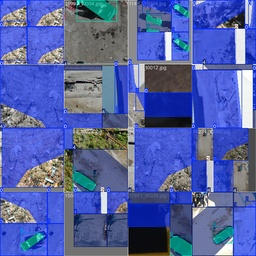
#> input picture rescuenet_seg_production3/train_batch0.jpg, 256 x 256 px, shrunk from 1920 x 1920 before the run
$ python run_pairwise_sweep.py --image1 ../rescuenet_seg_production3/train_batch0.jpg --image2 ../rescuenet_seg_production3/train_batch1.jpg
#> lines starting #> are read from the running program, lines starting #| are printed output that depends on the picture
### src/stitchwise/config.py
from __future__ import annotations

from dataclasses import dataclass
from pathlib import Path
from typing import Any

import yaml


@dataclass
class StitchingConfig:
    data_dir: str
    output_dir: str
    image1: str
    image2: str
    resize_max_dim: int
    feature_type: str
    sift_nfeatures: int
    knn_k: int
    ratio_test: float
    ransac_reproj_threshold: float
    ransac_confidence: float
    ransac_max_iters: int
    min_inliers: int
    max_draw_matches: int


def _nested_get(data: dict[str, Any], keys: tuple[str, ...], default: Any) -> Any:
    cur: Any = data
    for key in keys:
        if not isinstance(cur, dict) or key not in cur:
            return default
        cur = cur[key]
    return cur


def load_config(config_path: str | Path) -> StitchingConfig:
    config_path = Path(config_path)
    if not config_path.exists():
        raise FileNotFoundError(f"Config file not found: {config_path}")

    with config_path.open("r", encoding="utf-8") as f:
        raw = yaml.safe_load(f) or {}

    return StitchingConfig(
        data_dir=str(_nested_get(raw, ("paths", "data_dir"), "data")),
        output_dir=str(_nested_get(raw, ("paths", "output_dir"), "outputs/pairwise")),
        image1=str(_nested_get(raw, ("pair", "image1"), "001.JPG")),
        image2=str(_nested_get(raw, ("pair", "image2"), "002.JPG")),
        resize_max_dim=int(_nested_get(raw, ("preprocess", "resize_max_dim"), 1600)),
        feature_type=str(_nested_get(raw, ("features", "type"), "sift")).lower(),
        sift_nfeatures=int(_nested_get(raw, ("features", "sift_nfeatures"), 4000)),
        knn_k=int(_nested_get(raw, ("matching", "knn_k"), 2)),
        ratio_test=float(_nested_get(raw, ("matching", "ratio_test"), 0.75)),
        ransac_reproj_threshold=float(_nested_get(raw, ("geometry", "ransac_reproj_threshold"), 4.0)),
        ransac_confidence=float(_nested_get(raw, ("geometry", "ransac_confidence"), 0.995)),
        ransac_max_iters=int(_nested_get(raw, ("geometry", "ransac_max_iters"), 5000)),
        min_inliers=int(_nested_get(raw, ("geometry", "min_inliers"), 20)),
        max_draw_matches=int(_nested_get(raw, ("debug", "max_draw_matches"), 200)),
    )

### src/stitchwise/io_utils.py
from __future__ import annotations

import json
from pathlib import Path

import cv2
import numpy as np


def ensure_dir(path: str | Path) -> Path:
    p = Path(path)
    p.mkdir(parents=True, exist_ok=True)
    return p


def resolve_image_path(image_ref: str | Path, data_dir: str | Path) -> Path:
    candidate = Path(image_ref)
    if candidate.exists():
        return candidate
    candidate = Path(data_dir) / str(image_ref)
    if candidate.exists():
        return candidate
    raise FileNotFoundError(f"Image not found: {image_ref}")


def load_image(image_path: str | Path) -> np.ndarray:
    image_path = Path(image_path)
    img = cv2.imread(str(image_path), cv2.IMREAD_COLOR)
    if img is None:
        raise ValueError(f"Failed to read image: {image_path}")
    return img


def save_image(image_path: str | Path, image: np.ndarray) -> None:
    image_path = Path(image_path)
    ensure_dir(image_path.parent)
    ok = cv2.imwrite(str(image_path), image)
    if not ok:
        raise ValueError(f"Failed to save image: {image_path}")


def save_json(json_path: str | Path, data: dict) -> None:
    json_path = Path(json_path)
    ensure_dir(json_path.parent)
    with json_path.open("w", encoding="utf-8") as f:
        json.dump(data, f, indent=2)


def resize_by_max_dim(image: np.ndarray, max_dim: int) -> tuple[np.ndarray, float]:
    if max_dim <= 0:
        return image, 1.0
    h, w = image.shape[:2]
    cur_max = max(h, w)
    if cur_max <= max_dim:
        return image, 1.0
    scale = max_dim / float(cur_max)
    new_w = int(round(w * scale))
    new_h = int(round(h * scale))
    resized = cv2.resize(image, (new_w, new_h), interpolation=cv2.INTER_AREA)
    return resized, scale


# [13 lines left out: functions _sort_key, list_images, not called in this run]

### src/stitchwise/pipeline_pairwise.py
from __future__ import annotations

from pathlib import Path

from .blending import blend_images
from .config import StitchingConfig
from .debug_viz import draw_matches
from .features import detect_and_describe
from .geometry import estimate_homography
from .io_utils import (
    ensure_dir,
    load_image,
    resolve_image_path,
    resize_by_max_dim,
    save_image,
    save_json,
)
from .matching import match_descriptors
from .warping import warp_two_images


def _run_pairwise(cfg: StitchingConfig) -> dict:
    image1_path = resolve_image_path(cfg.image1, cfg.data_dir)
    image2_path = resolve_image_path(cfg.image2, cfg.data_dir)

    img1 = load_image(image1_path)
    img2 = load_image(image2_path)

    img1_proc, scale1 = resize_by_max_dim(img1, cfg.resize_max_dim)
    img2_proc, scale2 = resize_by_max_dim(img2, cfg.resize_max_dim)

    kp1, desc1 = detect_and_describe(img1_proc, cfg)
    kp2, desc2 = detect_and_describe(img2_proc, cfg)

    knn_matches, raw_primary, good_matches = match_descriptors(desc1, desc2, cfg)

    H_2_to_1 = None
    inlier_mask = []
    inlier_matches = []
    failure_reason = ""

    if len(good_matches) < 4:
        failure_reason = f"Not enough good matches: {len(good_matches)}"
    else:
        H_2_to_1, inlier_mask = estimate_homography(kp1, kp2, good_matches, cfg)
        if H_2_to_1 is None:
            failure_reason = "Homography estimation failed."
        else:
            inlier_matches = [m for m, keep in zip(good_matches, inlier_mask) if keep]
            if len(inlier_matches) < cfg.min_inliers:
                failure_reason = f"Inlier count too low: {len(inlier_matches)} < {cfg.min_inliers}"

    inlier_count = len(inlier_matches) if inlier_matches else int(sum(inlier_mask)) if len(inlier_mask) else 0
    inlier_ratio = float(inlier_count / max(len(good_matches), 1))

    compute_warp_preview = bool(getattr(cfg, "compute_warp_preview", True))
    warping_preview = None
    if H_2_to_1 is not None and compute_warp_preview:
        try:
            base_canvas, warped_image, mask_base, mask_warped = warp_two_images(img1_proc, img2_proc, H_2_to_1)
            warping_preview = blend_images(base_canvas, warped_image, mask_base, mask_warped)
        except Exception as exc:
            if not failure_reason:
                failure_reason = f"Warping failed: {exc}"

    raw_vis    = draw_matches(img1_proc, kp1, img2_proc, kp2, raw_primary,    max_draw=cfg.max_draw_matches)
    good_vis   = draw_matches(img1_proc, kp1, img2_proc, kp2, good_matches,   max_draw=cfg.max_draw_matches)
    inlier_vis = draw_matches(img1_proc, kp1, img2_proc, kp2, inlier_matches, max_draw=cfg.max_draw_matches)

    success = (failure_reason == "") and (
        (warping_preview is not None) if compute_warp_preview else (H_2_to_1 is not None)
    )

    stats_core = {
        "image1": str(image1_path),
        "image2": str(image2_path),
        "image1_processed_shape": list(img1_proc.shape),
        "image2_processed_shape": list(img2_proc.shape),
        "resize_scale_image1": scale1,
        "resize_scale_image2": scale2,
        "keypoints_image1": len(kp1),
        "keypoints_image2": len(kp2),
        "raw_match_count": len(knn_matches),
        "good_match_count": len(good_matches),
        "inlier_count": inlier_count,
        "inlier_ratio": inlier_ratio,
        "homography_2_to_1": H_2_to_1.tolist() if H_2_to_1 is not None else None,
        "warp_preview_computed": compute_warp_preview,
        "success_or_failure": "success" if success else "failure",
        "failure_reason": "" if success else failure_reason,
    }
    return {
        "success": success,
        "failure_reason": failure_reason,
        "stats_core": stats_core,
        "raw_vis": raw_vis,
        "good_vis": good_vis,
        "inlier_vis": inlier_vis,
        "warping_preview": warping_preview,
    }


def _save_pair_outputs(cfg: StitchingConfig, debug: dict) -> dict:
    pair_name = f"{Path(cfg.image1).stem}_{Path(cfg.image2).stem}"
    out_dir = ensure_dir(Path(cfg.output_dir) / pair_name)

    raw_path     = out_dir / "raw_matches.jpg"
    good_path    = out_dir / "good_matches.jpg"
    inlier_path  = out_dir / "inlier_matches.jpg"
    preview_path = out_dir / "warping_preview.jpg"
    stats_path   = out_dir / "stats.json"

    save_image(raw_path,    debug["raw_vis"])
    save_image(good_path,   debug["good_vis"])
    save_image(inlier_path, debug["inlier_vis"])

    preview = debug["warping_preview"] if debug["warping_preview"] is not None else debug["good_vis"]
    save_image(preview_path, preview)
    save_image(out_dir / "stitched.jpg", preview)

    stats = dict(debug["stats_core"])
    stats.update({
        "output_dir": str(out_dir),
        "raw_matches_viz": str(raw_path),
        "good_matches_viz": str(good_path),
        "inlier_matches_viz": str(inlier_path),
        "warping_preview": str(preview_path),
        "stitched_result": str(out_dir / "stitched.jpg"),
    })
    save_json(stats_path, stats)
    return stats


def stitch_pair(cfg: StitchingConfig) -> dict:
    debug = _run_pairwise(cfg)
    stats = _save_pair_outputs(cfg, debug)
    if not debug["success"]:
        raise RuntimeError(debug["failure_reason"])
    return stats

### src/stitchwise/features.py
from __future__ import annotations

import cv2
import numpy as np

from .config import StitchingConfig


def create_detector(cfg: StitchingConfig):
    if cfg.feature_type != "sift":
        raise ValueError(f"Unsupported feature type: {cfg.feature_type}")
    if not hasattr(cv2, "SIFT_create"):
        raise RuntimeError("OpenCV build does not include SIFT.")
    return cv2.SIFT_create(nfeatures=cfg.sift_nfeatures)


def detect_and_describe(image: np.ndarray, cfg: StitchingConfig):
    detector = create_detector(cfg)
    gray = cv2.cvtColor(image, cv2.COLOR_BGR2GRAY)
    return detector.detectAndCompute(gray, None)

### src/stitchwise/matching.py
from __future__ import annotations

import cv2

from .config import StitchingConfig


def match_descriptors(desc1, desc2, cfg: StitchingConfig):
    if desc1 is None or desc2 is None:
        return [], [], []

    matcher = cv2.BFMatcher(cv2.NORM_L2, crossCheck=False)
    knn_matches = matcher.knnMatch(desc1, desc2, k=cfg.knn_k)

    raw_primary = []
    good_matches = []
    for pair in knn_matches:
        if not pair:
            continue
        raw_primary.append(pair[0])
        if len(pair) < 2:
            continue
        m, n = pair
        if m.distance < cfg.ratio_test * n.distance:
            good_matches.append(m)

    return knn_matches, raw_primary, good_matches

### src/stitchwise/debug_viz.py
from __future__ import annotations

import cv2
import numpy as np


def draw_matches(image1, kp1, image2, kp2, matches, max_draw: int = 200):
    if not matches:
        h1, w1 = image1.shape[:2]
        h2, w2 = image2.shape[:2]
        h = max(h1, h2)
        canvas = np.zeros((h, w1 + w2, 3), dtype=np.uint8)
        canvas[:h1, :w1] = image1
        canvas[:h2, w1 : w1 + w2] = image2
        return canvas

    matches_to_draw = matches[: max_draw if max_draw > 0 else len(matches)]
    vis = cv2.drawMatches(
        image1,
        kp1,
        image2,
        kp2,
        matches_to_draw,
        None,
        flags=cv2.DrawMatchesFlags_NOT_DRAW_SINGLE_POINTS,
    )
    return vis

### src/stitchwise/blending.py
from __future__ import annotations

import numpy as np


def blend_images(base_canvas, warped_image, mask_base, mask_warped, method: str = "feather"):
    if method != "feather":
        raise ValueError(f"Unsupported blend method: {method}")

    w1 = (mask_base.astype(np.float32) / 255.0)[..., None]
    w2 = (mask_warped.astype(np.float32) / 255.0)[..., None]
    denom = w1 + w2
    denom_safe = np.where(denom == 0.0, 1.0, denom)
    blended = (base_canvas.astype(np.float32) * w1 + warped_image.astype(np.float32) * w2) / denom_safe
    blended[denom.squeeze(-1) == 0.0] = 0.0
    return np.clip(blended, 0, 255).astype(np.uint8)

### src/stitchwise/geometry.py
from __future__ import annotations

import cv2
import numpy as np

from .config import StitchingConfig


def estimate_homography(kp1, kp2, matches, cfg: StitchingConfig):
    if len(matches) < 4:
        return None, np.array([], dtype=bool)

    pts1 = np.float32([kp1[m.queryIdx].pt for m in matches]).reshape(-1, 1, 2)
    pts2 = np.float32([kp2[m.trainIdx].pt for m in matches]).reshape(-1, 1, 2)

    H, mask = cv2.findHomography(
        pts2, pts1,
        method=cv2.RANSAC,
        ransacReprojThreshold=cfg.ransac_reproj_threshold,
        maxIters=cfg.ransac_max_iters,
        confidence=cfg.ransac_confidence,
    )
    if H is None or mask is None:
        return None, np.array([], dtype=bool)
    return H, mask.ravel().astype(bool)

### src/stitchwise/warping.py
from __future__ import annotations

import cv2
import numpy as np


def warp_two_images(base_image: np.ndarray, image_to_warp: np.ndarray, H_2_to_1: np.ndarray):
    h1, w1 = base_image.shape[:2]
    h2, w2 = image_to_warp.shape[:2]

    corners1 = np.float32([[0, 0], [w1, 0], [w1, h1], [0, h1]]).reshape(-1, 1, 2)
    corners2 = np.float32([[0, 0], [w2, 0], [w2, h2], [0, h2]]).reshape(-1, 1, 2)
    warped_corners2 = cv2.perspectiveTransform(corners2, H_2_to_1)

    all_corners = np.vstack((corners1, warped_corners2)).reshape(-1, 2)
    x_min, y_min = np.floor(all_corners.min(axis=0)).astype(int)
    x_max, y_max = np.ceil(all_corners.max(axis=0)).astype(int)

    tx = -x_min if x_min < 0 else 0
    ty = -y_min if y_min < 0 else 0
    translation = np.array([[1.0, 0.0, tx], [0.0, 1.0, ty], [0.0, 0.0, 1.0]], dtype=np.float64)

    out_w, out_h = int(x_max - x_min), int(y_max - y_min)

    base_canvas = np.zeros((out_h, out_w, 3), dtype=base_image.dtype)
    base_canvas[ty:ty + h1, tx:tx + w1] = base_image

    mask_base = np.zeros((out_h, out_w), dtype=np.uint8)
    mask_base[ty:ty + h1, tx:tx + w1] = 255

    warp_matrix = translation @ H_2_to_1
    warped_image = cv2.warpPerspective(image_to_warp, warp_matrix, (out_w, out_h), flags=cv2.INTER_LINEAR)

    src_mask = np.ones((h2, w2), dtype=np.uint8) * 255
    mask_warped = cv2.warpPerspective(src_mask, warp_matrix, (out_w, out_h), flags=cv2.INTER_NEAREST)

    return base_canvas, warped_image, mask_base, mask_warped

### scripts/run_pairwise_sweep.py
from __future__ import annotations

import argparse
import copy
import csv
import itertools
import json
import sys
from pathlib import Path


PROJECT_ROOT = Path(__file__).resolve().parents[1]
SRC_DIR = PROJECT_ROOT / "src"
if str(SRC_DIR) not in sys.path:
    sys.path.insert(0, str(SRC_DIR))

from stitchwise.config import load_config
from stitchwise.io_utils import ensure_dir
from stitchwise.pipeline_pairwise import stitch_pair


def parse_float_list(text: str) -> list[float]:
    return [float(x.strip()) for x in text.split(",") if x.strip()]


def parse_int_list(text: str) -> list[int]:
    return [int(x.strip()) for x in text.split(",") if x.strip()]


def main() -> None:
    parser = argparse.ArgumentParser(description="Run a small parameter sweep for one pairwise stitching case.")
    parser.add_argument("--config", type=str, default=str(PROJECT_ROOT / "configs" / "stitching.yaml"))
    parser.add_argument("--image1", type=str, default="003.JPG")
    parser.add_argument("--image2", type=str, default="004.JPG")
    parser.add_argument("--data-dir", type=str, default=None)
    parser.add_argument(
        "--output-dir",
        type=str,
        default=str(PROJECT_ROOT / "outputs" / "pairwise_sweep"),
        help="Output root directory for sweep artifacts.",
    )
    parser.add_argument("--ratio-tests", type=str, default="0.70,0.75,0.80,0.85")
    parser.add_argument("--ransac-thresholds", type=str, default="3.0,5.0,8.0")
    parser.add_argument("--min-inliers", type=str, default="8,12,20")
    args = parser.parse_args()

    ratio_tests = parse_float_list(args.ratio_tests)
    ransac_thresholds = parse_float_list(args.ransac_thresholds)
    min_inliers_list = parse_int_list(args.min_inliers)

    base_cfg = load_config(args.config)
    if args.data_dir is not None:
        base_cfg.data_dir = args.data_dir
    base_cfg.image1 = args.image1
    base_cfg.image2 = args.image2

    sweep_root = ensure_dir(Path(args.output_dir))
    pair_name = f"{Path(args.image1).stem}_{Path(args.image2).stem}"
    rows: list[dict] = []

    combos = list(itertools.product(ratio_tests, ransac_thresholds, min_inliers_list))
    total = len(combos)
    for idx, (ratio_test, ransac_thresh, min_inliers) in enumerate(combos, start=1):
        combo_dir = ensure_dir(
            sweep_root / f"ratio_{ratio_test:.2f}_ransac_{ransac_thresh:.1f}_min_{min_inliers}"
        )
        print(
            f"[{idx}/{total}] ratio_test={ratio_test:.2f}, "
            f"ransac_thresh={ransac_thresh:.1f}, min_inliers={min_inliers}"
        )

        cfg = copy.deepcopy(base_cfg)
        cfg.output_dir = str(combo_dir)
        cfg.ratio_test = ratio_test
        cfg.ransac_reproj_threshold = ransac_thresh
        cfg.min_inliers = min_inliers

        try:
            stats = stitch_pair(cfg)
#> in load_image, img is the input picture: shape (256, 256, 3); mean B, G, R 164.3, 99, 84.1
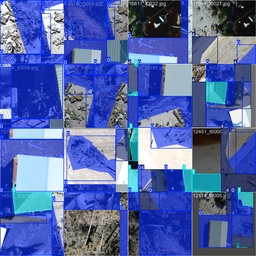
#> input picture rescuenet_seg_production3/train_batch1.jpg, 256 x 256 px, shrunk from 1920 x 1920 before the run
#> in load_image, img is the input picture: shape (256, 256, 3); mean B, G, R 167.6, 102.8, 83.8
#> in _run_pairwise, `img1_proc, scale1 = resize_by_max_dim(img1, cfg.resize_max_dim)`: scale1 = 1
#> in detect_and_describe, `gray = cv2.cvtColor(image, cv2.COLOR_BGR2GRAY)`:
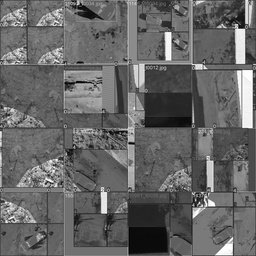
#> gray: shape (256, 256); min 0, max 255, mean 102
#> in _run_pairwise, `kp1, desc1 = detect_and_describe(img1_proc, cfg)`: kp1 = 501 keypoints; strongest (x, y, size): (104, 210, 4.9), (168, 36, 5.3), (240, 35, 8.1), (240, 58, 7.1)
#> in detect_and_describe (call 2), `gray = cv2.cvtColor(image, cv2.COLOR_BGR2GRAY)`:
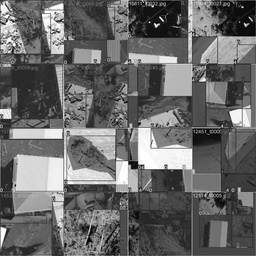
#> gray: shape (256, 256); min 0, max 255, mean 104.5
#> in _run_pairwise, `kp2, desc2 = detect_and_describe(img2_proc, cfg)`: kp2 = 701 keypoints; strongest (x, y, size): (156, 25, 2.6), (245, 25, 2.1), (134, 164, 6.6), (14, 45, 1.9)
#> in match_descriptors, `knn_matches = matcher.knnMatch(desc1, desc2, k=cfg.knn_k)`: knn_matches = 501 matches
#> after the loop in match_descriptors, `for pair in knn_matches:`: good_matches = 3 matches; raw_primary = 501 matches
#> in _run_pairwise, `knn_matches, raw_primary, good_matches = match_descriptors(desc1, desc..`: good_matches = 3 matches
#> in _run_pairwise, `failure_reason = f"Not enough good matches: {len(good_matches)}"`: failure_reason = 'Not enough good matches: 3'
#> in _run_pairwise, `inlier_ratio = float(inlier_count / max(len(good_matches), 1))`: inlier_ratio = 0
#> in draw_matches, `matches_to_draw = matches[: max_draw if max_draw > 0 else len(matches)]`: matches_to_draw = 200 matches
#> in draw_matches, `vis = cv2.drawMatches( image1, kp1, image2, kp2, matches_to_draw, None..`:
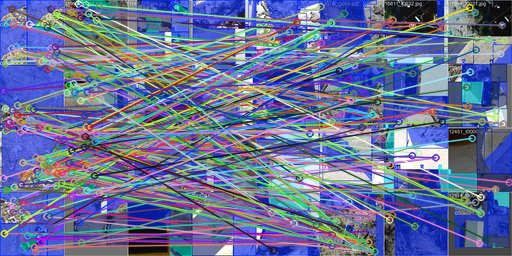
#> vis: shape (256, 512, 3); mean B, G, R 151.9, 113.7, 104.5
#> call 2 of draw_matches, with max_draw = 200
#> in draw_matches (call 2), `matches_to_draw = matches[: max_draw if max_draw > 0 else len(matches)]`: matches_to_draw = 3 matches
#> in draw_matches (call 2), `vis = cv2.drawMatches( image1, kp1, image2, kp2, matches_to_draw, None..`:
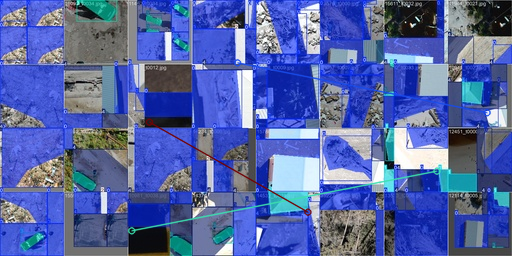
#> vis: shape (256, 512, 3); mean B, G, R 165.8, 101.1, 83.9
#> call 3 of draw_matches, with max_draw = 200
#> in draw_matches (call 3), `canvas[:h1, :w1] = image1`:
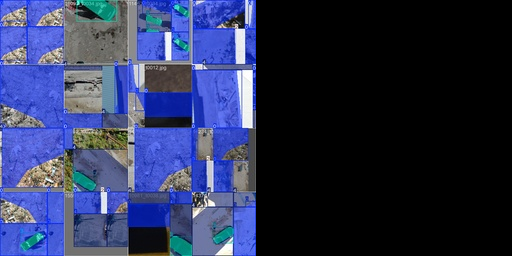
#> canvas: shape (256, 512, 3); mean B, G, R 82.1, 49.5, 42.1
#> in _run_pairwise, `success = (failure_reason == "") and ( (warping_preview is not None) i..`: success = False
#> in stitch_pair, `debug = _run_pairwise(cfg)`: debug = 7 items
#> in _save_pair_outputs, `stats = dict(debug["stats_core"])`: stats = 16 items
#> in stitch_pair, `stats = _save_pair_outputs(cfg, debug)`: stats = 22 items
            failure_reason = ""
            success_or_failure = "success"
        except Exception as exc:
            stats_path = combo_dir / pair_name / "stats.json"
            if stats_path.exists():
                with stats_path.open("r", encoding="utf-8") as f:
                    stats = json.load(f)
            else:
                stats = {}
            failure_reason = stats.get("failure_reason", str(exc))
            success_or_failure = "failure"

        row = {
            "ratio_test": ratio_test,
            "ransac_thresh": ransac_thresh,
            "min_inliers": min_inliers,
            "keypoints_1": stats.get("keypoints_image1", 0),
            "keypoints_2": stats.get("keypoints_image2", 0),
            "raw_match_count": stats.get("raw_match_count", 0),
            "good_match_count": stats.get("good_match_count", 0),
            "inlier_count": stats.get("inlier_count", 0),
            "inlier_ratio": stats.get("inlier_ratio", 0.0),
            "success_or_failure": success_or_failure,
            "failure_reason": failure_reason,
        }
        rows.append(row)

    summary_csv = sweep_root / "summary.csv"
    summary_json = sweep_root / "summary.json"
    fields = [
        "ratio_test",
        "ransac_thresh",
        "min_inliers",
        "keypoints_1",
        "keypoints_2",
        "raw_match_count",
        "good_match_count",
        "inlier_count",
        "inlier_ratio",
        "success_or_failure",
        "failure_reason",
    ]

    with summary_csv.open("w", encoding="utf-8", newline="") as f:
        writer = csv.DictWriter(f, fieldnames=fields)
        writer.writeheader()
        writer.writerows(rows)

    with summary_json.open("w", encoding="utf-8") as f:
        json.dump(rows, f, indent=2)

    success_count = sum(1 for r in rows if r["success_or_failure"] == "success")
    print(f"Sweep finished: {success_count}/{len(rows)} succeeded.")
    print(f"Summary CSV: {summary_csv}")
#| Summary CSV: outputs/pairwise_sweep/summary.csv
    print(f"Summary JSON: {summary_json}")


if __name__ == "__main__":
    main()
